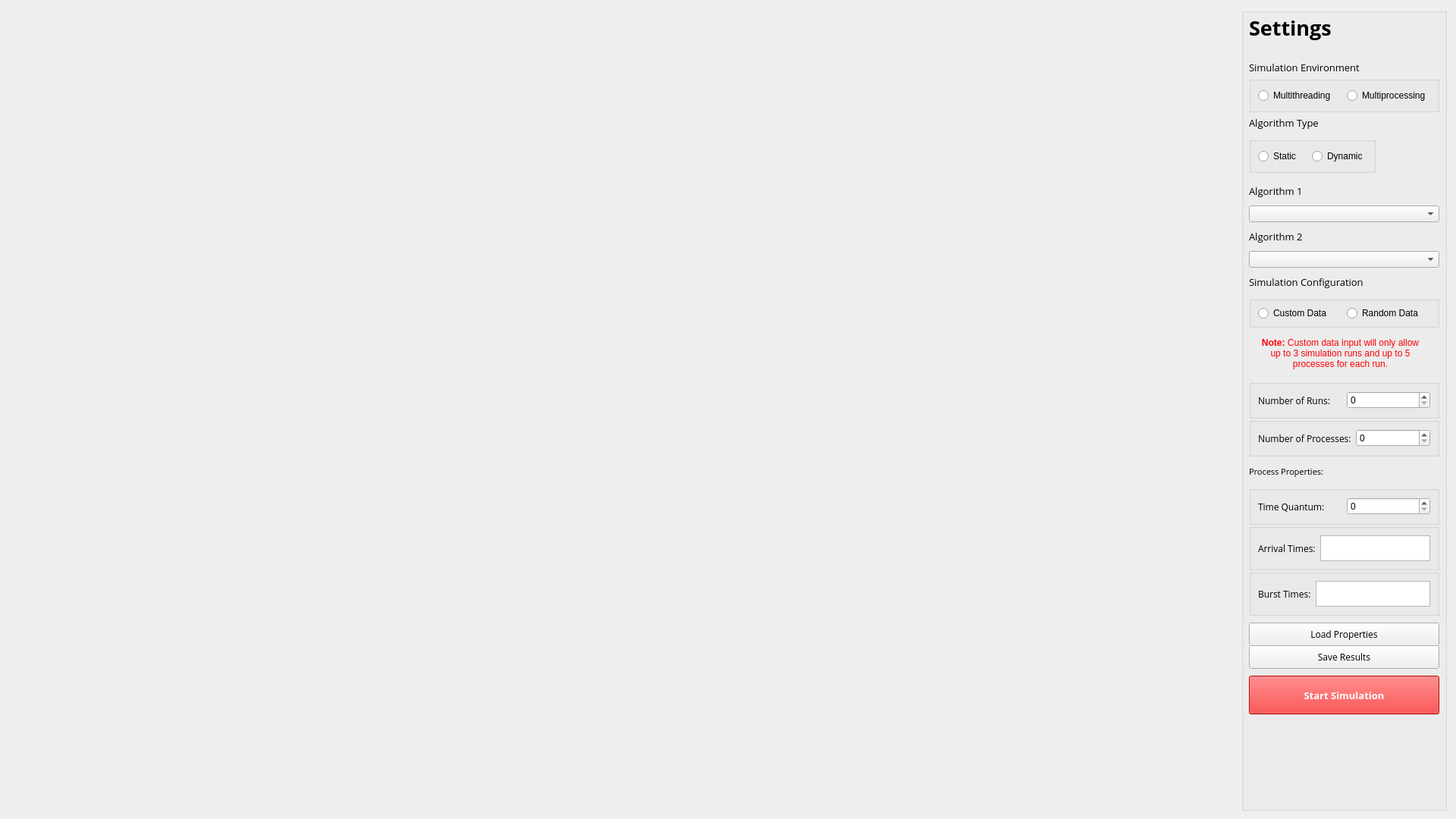
<?xml version="1.0" encoding="UTF-8"?>
<ui version="4.0">
 <class>MplMainWindow</class>
 <widget class="QMainWindow" name="MplMainWindow">
  <property name="geometry">
   <rect>
    <x>0</x>
    <y>0</y>
    <width>1920</width>
    <height>1080</height>
   </rect>
  </property>
  <property name="windowTitle">
   <string>MainWindow</string>
  </property>
  <widget class="QWidget" name="centralwidget">
   <widget class="MplWidget" name="mplwidget" native="true">
    <property name="geometry">
     <rect>
      <x>11</x>
      <y>11</y>
      <width>1611</width>
      <height>1058</height>
     </rect>
    </property>
    <property name="sizePolicy">
     <sizepolicy hsizetype="Expanding" vsizetype="Expanding">
      <horstretch>0</horstretch>
      <verstretch>0</verstretch>
     </sizepolicy>
    </property>
   </widget>
   <widget class="QGroupBox" name="SettingsBox">
    <property name="geometry">
     <rect>
      <x>1637</x>
      <y>11</y>
      <width>271</width>
      <height>1058</height>
     </rect>
    </property>
    <property name="title">
     <string/>
    </property>
    <widget class="QLabel" name="SettingsString">
     <property name="geometry">
      <rect>
       <x>10</x>
       <y>0</y>
       <width>131</width>
       <height>51</height>
      </rect>
     </property>
     <property name="font">
      <font>
       <family>Open Sans</family>
       <pointsize>20</pointsize>
       <weight>75</weight>
       <bold>true</bold>
      </font>
     </property>
     <property name="text">
      <string>Settings</string>
     </property>
    </widget>
    <widget class="QLabel" name="SimulationEnvString">
     <property name="geometry">
      <rect>
       <x>10</x>
       <y>70</y>
       <width>190</width>
       <height>16</height>
      </rect>
     </property>
     <property name="font">
      <font>
       <family>Open Sans</family>
       <pointsize>10</pointsize>
       <weight>50</weight>
       <bold>false</bold>
      </font>
     </property>
     <property name="text">
      <string>Simulation Environment</string>
     </property>
    </widget>
    <widget class="QLabel" name="AlgorithmTypeString">
     <property name="geometry">
      <rect>
       <x>10</x>
       <y>140</y>
       <width>190</width>
       <height>21</height>
      </rect>
     </property>
     <property name="font">
      <font>
       <family>Open Sans</family>
       <pointsize>10</pointsize>
       <weight>50</weight>
       <bold>false</bold>
      </font>
     </property>
     <property name="text">
      <string>Algorithm Type</string>
     </property>
    </widget>
    <widget class="QLabel" name="AlgorithmString">
     <property name="geometry">
      <rect>
       <x>10</x>
       <y>230</y>
       <width>131</width>
       <height>21</height>
      </rect>
     </property>
     <property name="font">
      <font>
       <family>Open Sans</family>
       <pointsize>10</pointsize>
       <weight>50</weight>
       <bold>false</bold>
      </font>
     </property>
     <property name="text">
      <string>Algorithm 1</string>
     </property>
    </widget>
    <widget class="QComboBox" name="AlgorithmSelector">
     <property name="geometry">
      <rect>
       <x>10</x>
       <y>260</y>
       <width>251</width>
       <height>22</height>
      </rect>
     </property>
    </widget>
    <widget class="QLabel" name="SimulationConfigString">
     <property name="geometry">
      <rect>
       <x>10</x>
       <y>350</y>
       <width>191</width>
       <height>21</height>
      </rect>
     </property>
     <property name="font">
      <font>
       <family>Open Sans</family>
       <pointsize>10</pointsize>
       <weight>50</weight>
       <bold>false</bold>
      </font>
     </property>
     <property name="text">
      <string>Simulation Configuration</string>
     </property>
    </widget>
    <widget class="QLabel" name="NoteString">
     <property name="geometry">
      <rect>
       <x>10</x>
       <y>430</y>
       <width>241</width>
       <height>51</height>
      </rect>
     </property>
     <property name="text">
      <string>&lt;html&gt;&lt;head/&gt;&lt;body&gt;&lt;p align=&quot;center&quot;&gt;&lt;span style=&quot; font-weight:600; color:#ff0004;&quot;&gt;Note:&lt;/span&gt;&lt;span style=&quot; color:#ff0004;&quot;&gt; Custom data input will only allow &lt;br/&gt;up to 3 simulation runs and up to 5 &lt;br/&gt;processes for each run.&lt;/span&gt;&lt;/p&gt;&lt;/body&gt;&lt;/html&gt;</string>
     </property>
    </widget>
    <widget class="QGroupBox" name="RunsGroup">
     <property name="geometry">
      <rect>
       <x>10</x>
       <y>490</y>
       <width>251</width>
       <height>51</height>
      </rect>
     </property>
     <property name="title">
      <string/>
     </property>
     <layout class="QHBoxLayout" name="horizontalLayout">
      <item>
       <widget class="QLabel" name="RunsString">
        <property name="font">
         <font>
          <family>Open Sans</family>
         </font>
        </property>
        <property name="text">
         <string>Number of Runs:</string>
        </property>
       </widget>
      </item>
      <item>
       <widget class="QSpinBox" name="RunsSpinBox"/>
      </item>
     </layout>
    </widget>
    <widget class="QGroupBox" name="ProcessesGroup">
     <property name="geometry">
      <rect>
       <x>10</x>
       <y>540</y>
       <width>251</width>
       <height>51</height>
      </rect>
     </property>
     <property name="title">
      <string/>
     </property>
     <layout class="QHBoxLayout" name="horizontalLayout_2">
      <item>
       <widget class="QLabel" name="ProcessesString">
        <property name="font">
         <font>
          <family>Open Sans</family>
         </font>
        </property>
        <property name="text">
         <string>Number of Processes:</string>
        </property>
       </widget>
      </item>
      <item>
       <widget class="QSpinBox" name="ProcessesSpinBox"/>
      </item>
     </layout>
    </widget>
    <widget class="QLabel" name="ProcessPropString">
     <property name="geometry">
      <rect>
       <x>10</x>
       <y>600</y>
       <width>151</width>
       <height>21</height>
      </rect>
     </property>
     <property name="font">
      <font>
       <family>Open Sans</family>
       <pointsize>8</pointsize>
       <weight>50</weight>
       <bold>false</bold>
      </font>
     </property>
     <property name="text">
      <string>Process Properties:</string>
     </property>
    </widget>
    <widget class="QGroupBox" name="ArrivalGroup">
     <property name="geometry">
      <rect>
       <x>10</x>
       <y>680</y>
       <width>251</width>
       <height>61</height>
      </rect>
     </property>
     <property name="title">
      <string/>
     </property>
     <layout class="QHBoxLayout" name="horizontalLayout_3">
      <item>
       <widget class="QLabel" name="ArrivalTimesString">
        <property name="font">
         <font>
          <family>Open Sans</family>
         </font>
        </property>
        <property name="text">
         <string>Arrival Times:</string>
        </property>
       </widget>
      </item>
      <item>
       <widget class="QPlainTextEdit" name="ArrivalTimesValueBox"/>
      </item>
     </layout>
    </widget>
    <widget class="QGroupBox" name="BurstGroup">
     <property name="geometry">
      <rect>
       <x>10</x>
       <y>740</y>
       <width>251</width>
       <height>61</height>
      </rect>
     </property>
     <property name="title">
      <string/>
     </property>
     <layout class="QHBoxLayout" name="horizontalLayout_4">
      <item>
       <widget class="QLabel" name="BurstTimesString">
        <property name="font">
         <font>
          <family>Open Sans</family>
         </font>
        </property>
        <property name="text">
         <string>Burst Times:</string>
        </property>
       </widget>
      </item>
      <item>
       <widget class="QPlainTextEdit" name="BurstTimesValueBox"/>
      </item>
     </layout>
    </widget>
    <widget class="QGroupBox" name="TimeQuantumGroup">
     <property name="geometry">
      <rect>
       <x>10</x>
       <y>630</y>
       <width>251</width>
       <height>51</height>
      </rect>
     </property>
     <property name="title">
      <string/>
     </property>
     <layout class="QHBoxLayout" name="horizontalLayout_5">
      <item>
       <widget class="QLabel" name="TimeQuantumString">
        <property name="font">
         <font>
          <family>Open Sans</family>
         </font>
        </property>
        <property name="text">
         <string>Time Quantum:</string>
        </property>
       </widget>
      </item>
      <item>
       <widget class="QSpinBox" name="TimeQuantumSpinBox"/>
      </item>
     </layout>
    </widget>
    <widget class="QPushButton" name="LoadPropertiesButton">
     <property name="geometry">
      <rect>
       <x>10</x>
       <y>810</y>
       <width>251</width>
       <height>31</height>
      </rect>
     </property>
     <property name="font">
      <font>
       <family>Open Sans</family>
      </font>
     </property>
     <property name="text">
      <string>Load Properties</string>
     </property>
    </widget>
    <widget class="QPushButton" name="SaveResultsButton">
     <property name="geometry">
      <rect>
       <x>10</x>
       <y>840</y>
       <width>251</width>
       <height>31</height>
      </rect>
     </property>
     <property name="font">
      <font>
       <family>Open Sans</family>
      </font>
     </property>
     <property name="text">
      <string>Save Results</string>
     </property>
    </widget>
    <widget class="QPushButton" name="StartSimulationButton">
     <property name="geometry">
      <rect>
       <x>10</x>
       <y>880</y>
       <width>251</width>
       <height>51</height>
      </rect>
     </property>
     <property name="font">
      <font>
       <family>Open Sans</family>
       <pointsize>10</pointsize>
       <weight>75</weight>
       <bold>true</bold>
      </font>
     </property>
     <property name="styleSheet">
      <string notr="true">background-color: rgb(255, 0, 0);
color: rgb(255, 255, 255);</string>
     </property>
     <property name="text">
      <string>Start Simulation</string>
     </property>
     <property name="autoDefault">
      <bool>false</bool>
     </property>
     <property name="default">
      <bool>false</bool>
     </property>
     <property name="flat">
      <bool>false</bool>
     </property>
    </widget>
    <widget class="QLabel" name="Algorithm2String">
     <property name="geometry">
      <rect>
       <x>10</x>
       <y>290</y>
       <width>131</width>
       <height>21</height>
      </rect>
     </property>
     <property name="font">
      <font>
       <family>Open Sans</family>
       <pointsize>10</pointsize>
       <weight>50</weight>
       <bold>false</bold>
      </font>
     </property>
     <property name="text">
      <string>Algorithm 2</string>
     </property>
    </widget>
    <widget class="QComboBox" name="Algorithm2Selector">
     <property name="geometry">
      <rect>
       <x>10</x>
       <y>320</y>
       <width>251</width>
       <height>22</height>
      </rect>
     </property>
    </widget>
    <widget class="QGroupBox" name="StaticDynamicGroup">
     <property name="geometry">
      <rect>
       <x>10</x>
       <y>170</y>
       <width>167</width>
       <height>47</height>
      </rect>
     </property>
     <property name="title">
      <string/>
     </property>
     <layout class="QHBoxLayout" name="horizontalLayout_6">
      <item>
       <widget class="QRadioButton" name="StaticAlgorithmRadio">
        <property name="text">
         <string>Static</string>
        </property>
       </widget>
      </item>
      <item>
       <widget class="QRadioButton" name="DynamicAlgorithmRadio">
        <property name="text">
         <string>Dynamic</string>
        </property>
       </widget>
      </item>
     </layout>
    </widget>
    <widget class="QGroupBox" name="MultithreadMultiprocGroup">
     <property name="geometry">
      <rect>
       <x>10</x>
       <y>90</y>
       <width>251</width>
       <height>47</height>
      </rect>
     </property>
     <property name="title">
      <string/>
     </property>
     <property name="flat">
      <bool>false</bool>
     </property>
     <layout class="QHBoxLayout" name="horizontalLayout_7">
      <item>
       <widget class="QRadioButton" name="MultithreadingRadio">
        <property name="text">
         <string>Multithreading</string>
        </property>
       </widget>
      </item>
      <item>
       <widget class="QRadioButton" name="MultiprocessingRadio">
        <property name="text">
         <string>Multiprocessing</string>
        </property>
       </widget>
      </item>
     </layout>
    </widget>
    <widget class="QGroupBox" name="CustomRandomGroup">
     <property name="geometry">
      <rect>
       <x>10</x>
       <y>380</y>
       <width>251</width>
       <height>41</height>
      </rect>
     </property>
     <property name="title">
      <string/>
     </property>
     <layout class="QHBoxLayout" name="horizontalLayout_8">
      <item>
       <widget class="QRadioButton" name="CustomDataRadio">
        <property name="text">
         <string>Custom Data</string>
        </property>
       </widget>
      </item>
      <item>
       <widget class="QRadioButton" name="RandomizedDataRadio">
        <property name="text">
         <string>Random Data</string>
        </property>
       </widget>
      </item>
     </layout>
    </widget>
   </widget>
  </widget>
 </widget>
 <customwidgets>
  <customwidget>
   <class>MplWidget</class>
   <extends>QWidget</extends>
   <header>mplwidget.h</header>
   <container>1</container>
  </customwidget>
 </customwidgets>
 <resources/>
 <connections/>
</ui>
